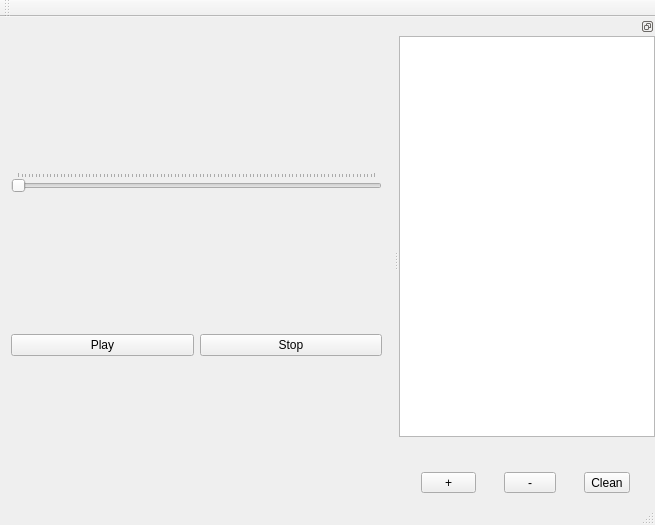
<?xml version="1.0" encoding="UTF-8"?>
<ui version="4.0">
 <class>MainWindow</class>
 <widget class="QMainWindow" name="MainWindow">
  <property name="geometry">
   <rect>
    <x>0</x>
    <y>0</y>
    <width>655</width>
    <height>525</height>
   </rect>
  </property>
  <property name="windowTitle">
   <string>MainWindow</string>
  </property>
  <widget class="QWidget" name="centralWidget">
   <layout class="QVBoxLayout" name="verticalLayout" stretch="1,0,0">
    <property name="topMargin">
     <number>19</number>
    </property>
    <item>
     <layout class="QVBoxLayout" name="videoSceneLayout"/>
    </item>
    <item>
     <widget class="QSlider" name="playerProgressSlider">
      <property name="minimum">
       <number>1</number>
      </property>
      <property name="maximum">
       <number>1000</number>
      </property>
      <property name="orientation">
       <enum>Qt::Horizontal</enum>
      </property>
      <property name="tickPosition">
       <enum>QSlider::TicksAbove</enum>
      </property>
      <property name="tickInterval">
       <number>10</number>
      </property>
     </widget>
    </item>
    <item>
     <layout class="QHBoxLayout" name="playControlerPanelLayout">
      <item>
       <widget class="QPushButton" name="playBtn">
        <property name="text">
         <string>Play</string>
        </property>
       </widget>
      </item>
      <item>
       <widget class="QPushButton" name="stopBtn">
        <property name="text">
         <string>Stop</string>
        </property>
       </widget>
      </item>
     </layout>
    </item>
   </layout>
  </widget>
  <widget class="QMenuBar" name="menuBar">
   <property name="geometry">
    <rect>
     <x>0</x>
     <y>0</y>
     <width>655</width>
     <height>22</height>
    </rect>
   </property>
  </widget>
  <widget class="QToolBar" name="mainToolBar">
   <attribute name="toolBarArea">
    <enum>TopToolBarArea</enum>
   </attribute>
   <attribute name="toolBarBreak">
    <bool>false</bool>
   </attribute>
  </widget>
  <widget class="QStatusBar" name="statusBar"/>
  <widget class="QDockWidget" name="playListDockWidget">
   <property name="features">
    <set>QDockWidget::DockWidgetFloatable|QDockWidget::DockWidgetMovable</set>
   </property>
   <property name="allowedAreas">
    <set>Qt::BottomDockWidgetArea|Qt::LeftDockWidgetArea|Qt::RightDockWidgetArea</set>
   </property>
   <attribute name="dockWidgetArea">
    <number>2</number>
   </attribute>
   <widget class="QWidget" name="MediaFileListWidget">
    <layout class="QVBoxLayout" name="verticalLayout_2">
     <property name="spacing">
      <number>0</number>
     </property>
     <property name="leftMargin">
      <number>0</number>
     </property>
     <property name="topMargin">
      <number>0</number>
     </property>
     <property name="rightMargin">
      <number>0</number>
     </property>
     <property name="bottomMargin">
      <number>0</number>
     </property>
     <item>
      <widget class="QListWidget" name="filesListWidget"/>
     </item>
     <item>
      <layout class="QHBoxLayout" name="horizontalLayout">
       <property name="topMargin">
        <number>35</number>
       </property>
       <property name="bottomMargin">
        <number>10</number>
       </property>
       <item>
        <widget class="QToolButton" name="addFileBtn">
         <property name="text">
          <string>     +     </string>
         </property>
        </widget>
       </item>
       <item>
        <widget class="QToolButton" name="removeFileBtn">
         <property name="text">
          <string>     -     </string>
         </property>
        </widget>
       </item>
       <item>
        <widget class="QToolButton" name="removeAllFileBtn">
         <property name="text">
          <string>Clean</string>
         </property>
        </widget>
       </item>
      </layout>
     </item>
    </layout>
   </widget>
  </widget>
 </widget>
 <layoutdefault spacing="6" margin="11"/>
 <resources/>
 <connections/>
</ui>
